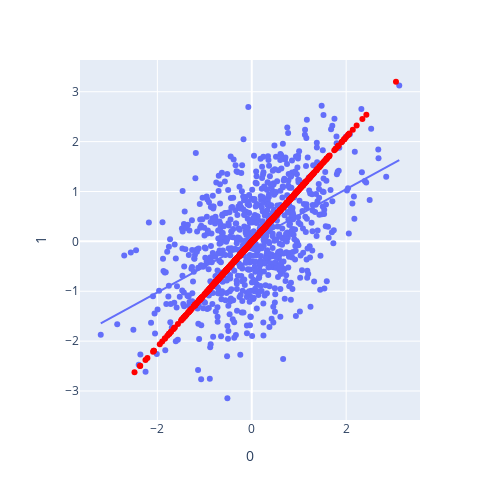

Notebook code for this chart:
### Code cell
cov = np.array([[1, 0.5], [0.5, 1]])
X = np.random.multivariate_normal([0, 0], cov, size=800)

fig = px.scatter(X,x=0,y=1, trendline="ols")
fig.add_traces(
    px.scatter(sm.PCA(X).project(ncomp=1),x=0,y=1).update_traces(marker_color="red").data, 
).update_layout(width=500, height=500)

### Figure 1 — Plotly figure (JSON) as saved in the notebook; plotly's stock layout.template omitted (floating-point values rounded to 4 significant figures; data arrays with more than 128 entries replaced by an {"elided": "..."} marker saying what was removed)
{"data": [{"hovertemplate": "0=%{x}<br>1=%{y}<extra></extra>", "legendgroup": "", "marker": {"color": "#636efa", "symbol": "circle"}, "mode": "markers", "name": "", "orientation": "v", "showlegend": false, "type": "scatter", "x": {"elided": "800 float values"}, "xaxis": "x", "y": {"elided": "800 float values"}, "yaxis": "y"}, {"hovertemplate": "<b>OLS trendline</b><br>1 = 0.51774 * 0 + 0.0133674<br>R<sup>2</sup>=0.242544<br><br>0=%{x}<br>1=%{y} <b>(trend)</b><extra></extra>", "legendgroup": "", "marker": {"color": "#636efa", "symbol": "circle"}, "mode": "lines", "name": "", "showlegend": false, "type": "scatter", "x": {"elided": "800 float values"}, "xaxis": "x", "y": {"elided": "800 float values"}, "yaxis": "y"}, {"hovertemplate": "0=%{x}<br>1=%{y}<extra></extra>", "legendgroup": "", "marker": {"color": "red", "symbol": "circle"}, "mode": "markers", "name": "", "orientation": "v", "showlegend": false, "type": "scatter", "x": {"elided": "800 float values"}, "xaxis": "x", "y": {"elided": "800 float values"}, "yaxis": "y"}], "layout": {"height": 500, "legend": {"tracegroupgap": 0}, "margin": {"t": 60}, "width": 500, "xaxis": {"anchor": "y", "autorange": true, "domain": [0, 1], "range": [-3.639, 3.564], "title": {"text": "0"}, "type": "linear"}, "yaxis": {"anchor": "x", "autorange": true, "domain": [0, 1], "range": [-3.581, 3.636], "title": {"text": "1"}, "type": "linear"}}}
